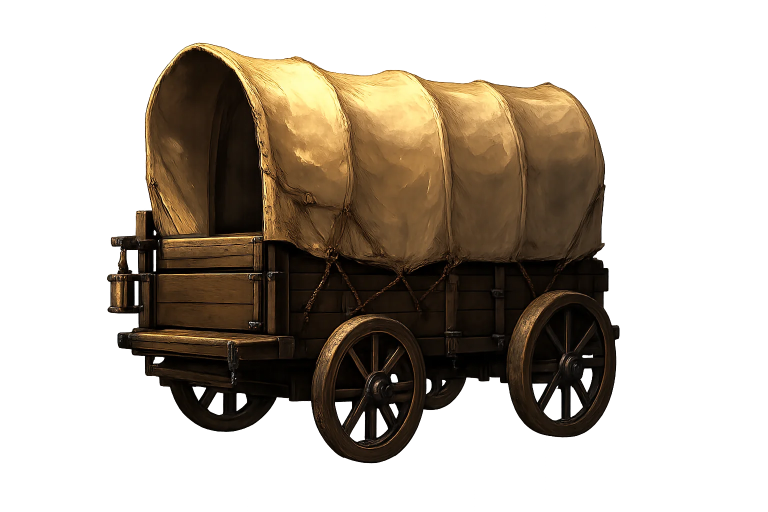
#> input picture art_sources/camp/wagon_painted.webp, 1536 x 1024 px, given in place of camp, which was not available (shown at 1/2 size)
$ python portrait_compare.py out.png ../../art_sources/camp
#> lines starting #> are read from the running program, lines starting #| are printed output that depends on the picture; pictures that were not available may be replaced by others from this repository, and a replacement may not be noted
#> in main, `sheet = Image.new("RGB", (w * len(a.imgs), h + 18), (24, 24, 24))`: sheet: PIL image 300x468 RGB; every value is 24
"""Side-by-side of portraits — existing files and fresh renders — on mid grey.

Usage:
  python scripts/art/portrait_compare.py <out.png> <img> [<img> ...] [--size 300] [--faces]
    <img>: a path, or a portrait name (looked up in public/assets/portraits)
"""
import argparse
import os

from PIL import Image, ImageDraw

ROOT = os.path.dirname(os.path.dirname(os.path.dirname(os.path.abspath(__file__))))
DIR = os.path.join(ROOT, "public", "assets", "portraits")


def load(src: str) -> Image.Image:
#> called with src = '../../art_sources/camp'
    path = src if os.path.exists(src) else os.path.join(DIR, src + ".webp")
    im = Image.open(path).convert("RGBA")
#> im is the input picture: PIL image 1536x1024 RGBA; mean R, G, B, A 89.5, 75.6, 54.5, 103.8
    bg = Image.new("RGBA", im.size, (110, 110, 110, 255))
    bg.alpha_composite(im)
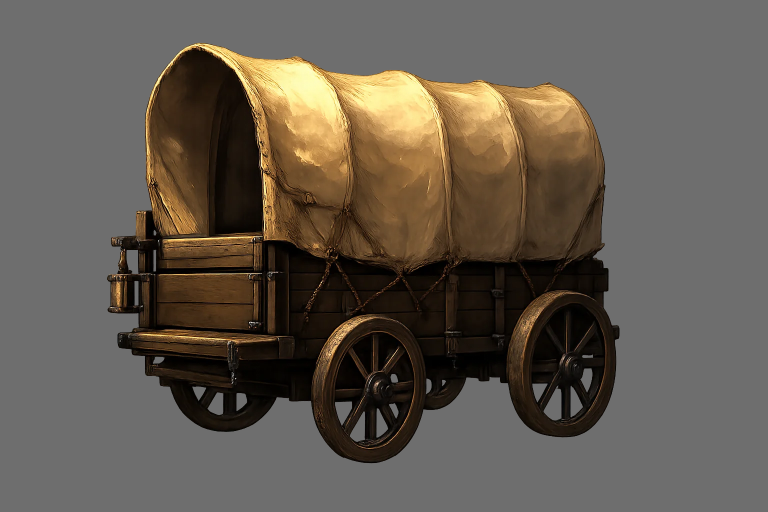
#> bg: PIL image 1536x1024 RGBA (shown at 1/2 size); mean R, G, B, A 98.3, 90, 79.9, 255
    return bg.convert("RGB")


def main() -> int:
    ap = argparse.ArgumentParser()
    ap.add_argument("out")
    ap.add_argument("imgs", nargs="+")
    ap.add_argument("--size", type=int, default=300)
    ap.add_argument("--faces", action="store_true")
    a = ap.parse_args()
    w = a.size
    h = int(w * (0.85 if a.faces else 1.5))
    sheet = Image.new("RGB", (w * len(a.imgs), h + 18), (24, 24, 24))
    d = ImageDraw.Draw(sheet)
    for i, src in enumerate(a.imgs):
        im = load(src)
        iw, ih = im.size
#> iw = 1536; ih = 1024
        if a.faces:
            top = 0.04 if ih > iw else 0.02
            im = im.crop((int(iw * 0.1), int(ih * top), int(iw * 0.9), int(ih * top + iw * 0.8 * 0.85)))
        im.thumbnail((w, h))
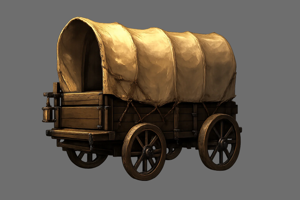
#> im: PIL image 300x200 RGB; mean R, G, B 98.3, 90.1, 79.9
        sheet.paste(im, (i * w + (w - im.size[0]) // 2, 18))
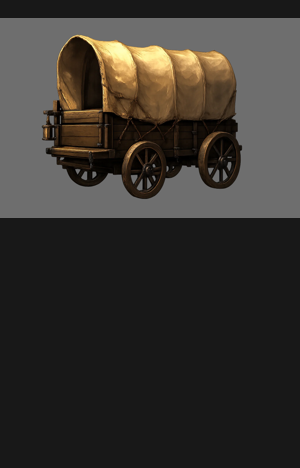
#> sheet: PIL image 300x468 RGB; mean R, G, B 55.8, 52.2, 47.9
        d.text((i * w + 3, 3), os.path.basename(src)[:40], fill=(255, 220, 90))
    sheet.save(a.out)
    print(a.out)
    return 0


if __name__ == "__main__":
    raise SystemExit(main())
#> (the program exits here)
